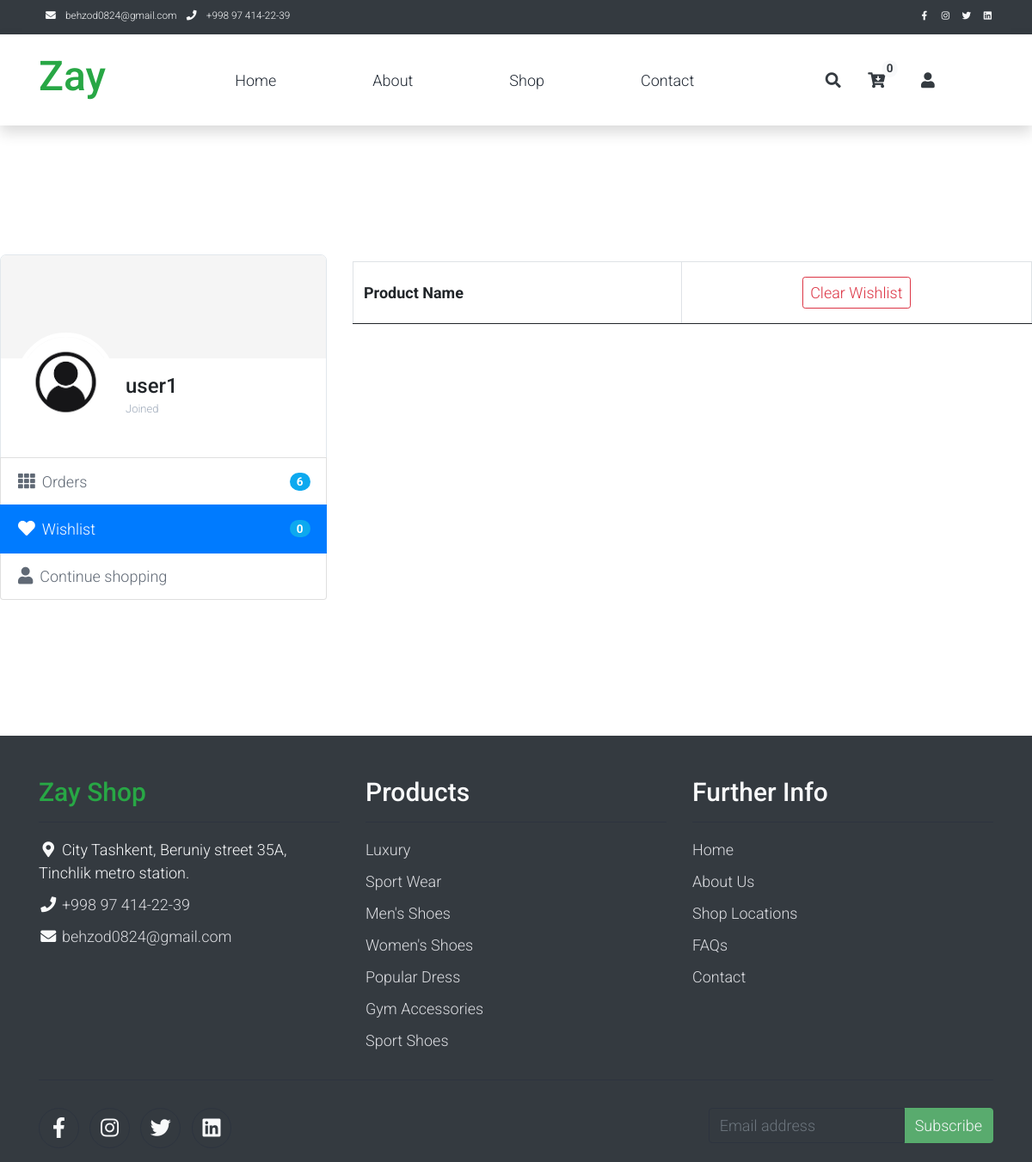
Page /wishlist/ (signed in) on the earlier database version.
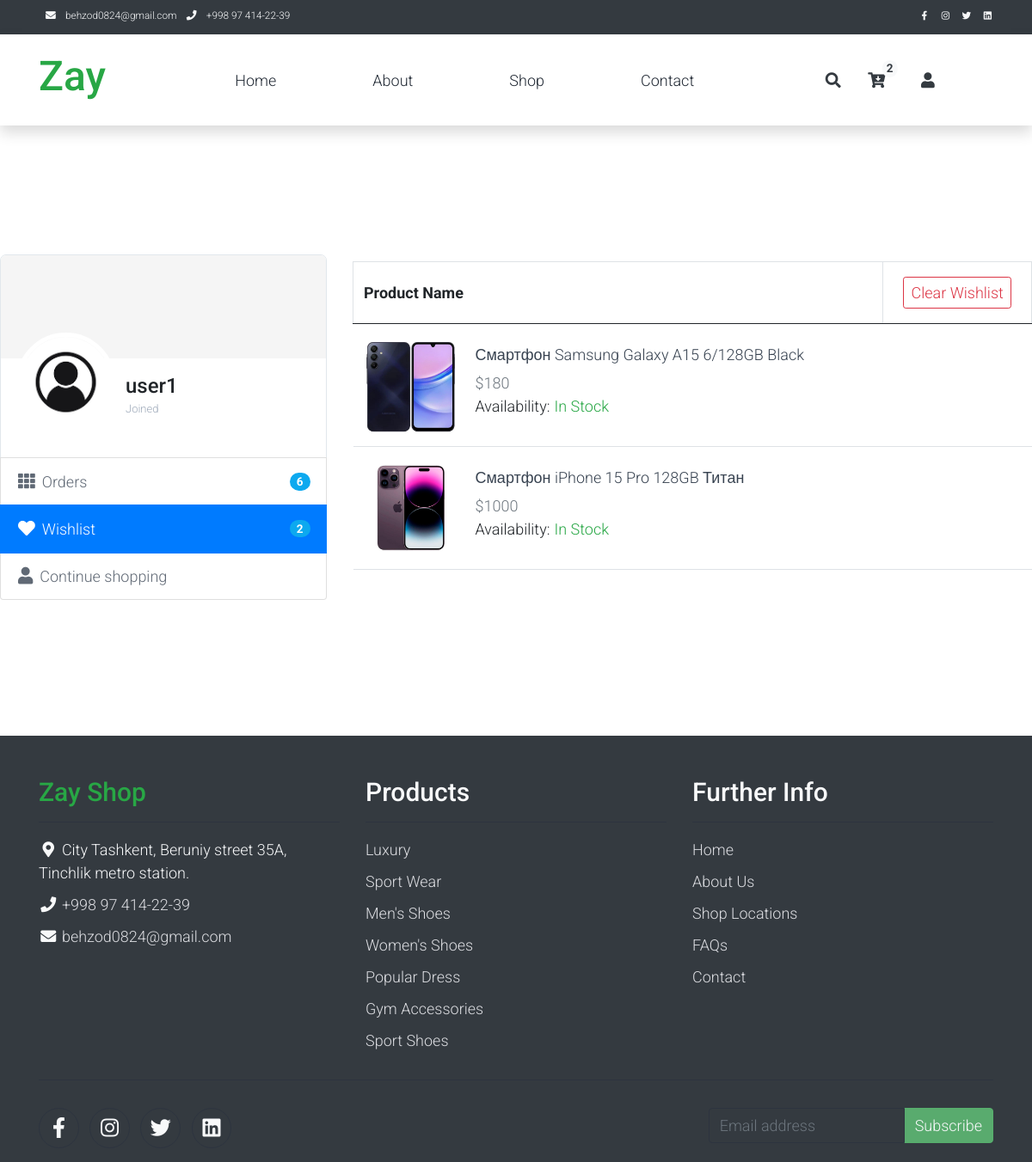
Same page on the later database version.
### apps/models.py (models this page shows, shortened)
class User(AbstractUser):
    image = models.ImageField(upload_to='user/', null=True, blank=True, default='user/user_image.png')

class BaseModel(models.Model):
    created_at = models.DateTimeField(auto_now_add=True)
    updated_at = models.DateTimeField(auto_now=True)
    class Meta:
        abstract = True

class Wishlist(BaseModel):
    user = models.ForeignKey(User, on_delete=models.CASCADE)
    product = models.ForeignKey(Product, on_delete=models.CASCADE)
    @property
    def is_stock(self):
        return self.product.quantity > 0
    def __str__(self) -> str:
        return self.product.name

class Product(BaseModel):
    name = models.CharField(max_length=255)
    price = models.IntegerField(default=0)
    description = models.TextField()
    colors = models.CharField(max_length=255)
    specification = models.TextField()
    quantity = models.IntegerField()
    category = models.ForeignKey('Category', on_delete=models.CASCADE)
    top_seller = models.BooleanField(default=False)
    class Meta:
        verbose_name_plural = 'Products'
        verbose_name = 'Product'
        ordering = ['-created_at']

class ProductImage(BaseModel):
    image = ResizedImageField(size=[800, 800], upload_to='product/', crop=['middle', 'center'],  blank=True, null=True)
    product = models.ForeignKey(Product, on_delete=models.CASCADE, related_name='images')

### apps/views.py (the view)
# urls.py: path('wishlist/', WishListListView.as_view(), name='wishlist'),
class WishListListView(LoginRequiredMixin, ListView):
    template_name = 'wish_list.html'
    model = Wishlist
    context_object_name = 'wishlist'
    def get_context_data(self, **kwargs):
        context = super(ListView, self).get_context_data(**kwargs)
        user = self.request.user.pk
        my_wishlist = Wishlist.objects.filter(user=user)
        context['my_wishlist'] = my_wishlist
        return context
    def get_queryset(self):
        qs = super().get_queryset()
        qs = qs.filter(user=self.request.user)
        print(qs)
        return qs

### templates/wish_list.html (shortened to what this page needs)
{% load static %}
<!DOCTYPE html>
<html lang="en">
<head>
    <link rel="stylesheet" href="{% static 'assets/css/bootstrap.min.css' %}">
    <link rel="stylesheet" href="{% static 'assets/css/templatemo.css' %}">
    <link rel="stylesheet" href="{% static 'assets/css/custom.css' %}">
    <link rel="stylesheet" href="{% static 'assets/css/fontawesome.min.css' %}">
    <link rel="stylesheet" type="text/css" href="{% static 'assets/css/slick.min.css' %}">
    <link rel="stylesheet" type="text/css" href="{% static 'assets/css/slick-theme.css' %}">
    <link rel="stylesheet" href="https://cdn.jsdelivr.net/npm/bootstrap@4.3.1/dist/css/bootstrap.min.css">
    <link href="{% static 'assets/css/wish_list.css' %}" rel="stylesheet">
</head>
<body>
    <nav class="navbar navbar-expand-lg bg-dark navbar-light d-none d-lg-block" id="templatemo_nav_top">
        <div class="container text-light">
            <div class="w-100 d-flex justify-content-between">
                <div>
                    <i class="fa fa-envelope mx-2"></i>
                    <a class="navbar-sm-brand text-light text-decoration-none" href="https://mail.google.com/">behzod0824@gmail.com</a>
                    <i class="fa fa-phone mx-2"></i>
                    <a class="navbar-sm-brand text-light text-decoration-none" href="tel:010-020-0340">+998 97 414-22-39</a>
                </div>
                <div>
                    <a class="text-light" href="https://fb.com/templatemo" target="_blank" rel="sponsored"><i class="fab fa-facebook-f fa-sm fa-fw me-2"></i></a>
                    <a class="text-light" href="https://www.instagram.com/" target="_blank"><i class="fab fa-instagram fa-sm fa-fw me-2"></i></a>
                    <a class="text-light" href="https://twitter.com/" target="_blank"><i class="fab fa-twitter fa-sm fa-fw me-2"></i></a>
                    <a class="text-light" href="https://www.linkedin.com/" target="_blank"><i class="fab fa-linkedin fa-sm fa-fw"></i></a>
                </div>
            </div>
        </div>
    </nav>
    <nav class="navbar navbar-expand-lg navbar-light shadow">
        <div class="container d-flex justify-content-between align-items-center">
            <a class="navbar-brand text-success logo h1 align-self-center" href="{% url 'index' %}">
                Zay
            </a>
            <div class="align-self-center collapse navbar-collapse flex-fill  d-lg-flex justify-content-lg-between" id="templatemo_main_nav">
                <div class="flex-fill">
                    <ul class="nav navbar-nav d-flex justify-content-between mx-lg-auto">
                        <li class="nav-item">
                            <a class="nav-link" href="{% url 'index' %}">Home</a>
                        </li>
                        <li class="nav-item">
                            <a class="nav-link" href="{% url 'about' %}">About</a>
                        </li>
                        <li class="nav-item">
                            <a class="nav-link" href="{% url 'shop' %}">Shop</a>
                        </li>
                        <li class="nav-item">
                            <a class="nav-link" href="{% url 'contact' %}">Contact</a>
                        </li>
                    </ul>
                </div>
                <div class="navbar align-self-center d-flex">
                    <a class="nav-icon d-none d-lg-inline" href="#" data-bs-toggle="modal" data-bs-target="#templatemo_search">
                        <i class="fa fa-fw fa-search text-dark mr-2"></i>
                    </a>
                    <a class="nav-icon position-relative text-decoration-none" href="{% url 'basket' %}">
                        <i class="fa fa-fw fa-cart-arrow-down text-dark mr-1"></i>
                        <span class="position-absolute top-0 left-100 translate-middle badge rounded-pill bg-light text-dark">{{ wishlist.count }}</span>
                    </a>
                    <div class="dropdown">
                      <button class="btn dropdown" type="button" data-bs-toggle="dropdown" >
                        <a class="nav-icon position-relative text-decoration-none" href="#">
                            <i class="fa fa-fw fa-user text-dark mr-3"></i>
                        </a>
                      </button>
                    </div>
                </div>
            </div>
        </div>
    </nav>
<div class="container_wishlist padding-bottom-3x mb-2">
    <div class="row">
        <div class="col-lg-4">
            <aside class="user-info-wrapper">
                <div class="user-cover" style="background-image: url(https://bootdey.com/img/Content/bg1.jpg);">
                </div>
                <div class="user-info">
                    <div class="user-avatar">
                        <a class="edit-avatar" href="#"></a><img src="{{ user.image.url }}" alt="User"></div>
                    <div class="user-data">
                        <h4>{{ user.username }}</h4><span>Joined {{ user.created_at }}</span>
                    </div>
                </div>
            </aside>
            <nav class="list-group">
                <a class="list-group-item with-badge" href="#"><i class=" fa fa-th"></i>Orders<span class="badge badge-primary badge-pill">6</span></a>
                <a class="list-group-item with-badge active" href="#"><i class="fa fa-heart"></i>Wishlist<span class="badge badge-primary badge-pill">{{ wishlist.count }}</span></a>
                <a class="list-group-item btn-danger" href="{%  url 'index' %}"><i class="fa fa-user"></i>Continue shopping</a>
            </nav>
        </div>
        <div class="col-lg-8">
            <div class="table-responsive wishlist-table margin-bottom-none">
                <table class="table">
                    <thead>
                        <tr>
                            <th>Product Name</th>
                            <th class="text-center"><a class="btn btn-sm btn-outline-danger" href="{% url 'wishlist_delete' %}">Clear Wishlist</a></th>
                        </tr>
                    </thead>
                    <tbody>
                        {% for i in my_wishlist %}
                            <tr>
                                <td>
                                    <div class="product-item">
                                        <a class="product-thumb" href="#"><img src="{{ i.product.images.first.image.url }}" alt="Product"></a>
                                        <div class="product-info">
                                            <h4 class="product-title"><a href="#">{{ i.product.name }}</a></h4>
                                            <div class="text-lg text-medium text-muted">${{ i.product.price }}</div>
                                            <div style="display: flex; gap: 5px">Availability:
                                                <div>
                                                    {% if i.is_stock %}
                                                        <div class="d-inline text-success">
                                                            In Stock
                                                        </div>
                                                    {% else %}
                                                        <div class="d-inline" style="color: red">
                                                            Out of stock
                                                        </div>
                                                    {% endif %}
                                                </div>
                                            </div>
                                        </div>
                                    </div>
                                </td>
                                <td class="text-center"><a class="remove-from-cart" href="#" data-toggle="tooltip" title="" data-original-title="Remove item"></a></td>
                            </tr>
                        {% endfor %}
                    </tbody>
                </table>
            </div>
        </div>
    </div>
</div>
    <footer class="bg-dark" id="tempaltemo_footer">
        <div class="container" style="margin-bottom: -25px">
            <div class="row">
                <div class="col-md-4 pt-5">
                    <h2 class="h2 text-success border-bottom pb-3 border-light logo">Zay Shop</h2>
                    <ul class="list-unstyled text-light footer-link-list">
                        <li>
                            <i class="fas fa-map-marker-alt fa-fw"></i>
                            City Tashkent, Beruniy street 35A, Tinchlik metro station.
                        </li>
                        <li>
                            <i class="fa fa-phone fa-fw"></i>
                            <a class="text-decoration-none" href="tel:010-020-0340">+998 97 414-22-39</a>
                        </li>
                        <li>
                            <i class="fa fa-envelope fa-fw"></i>
                            <a class="text-decoration-none" href="mailto:info@company.com">behzod0824@gmail.com</a>
                        </li>
                    </ul>
                </div>
                <div class="col-md-4 pt-5">
                    <h2 class="h2 text-light border-bottom pb-3 border-light">Products</h2>
                    <ul class="list-unstyled text-light footer-link-list">
                        <li><a class="text-decoration-none" href="#">Luxury</a></li>
                        <li><a class="text-decoration-none" href="#">Sport Wear</a></li>
                        <li><a class="text-decoration-none" href="#">Men's Shoes</a></li>
                        <li><a class="text-decoration-none" href="#">Women's Shoes</a></li>
                        <li><a class="text-decoration-none" href="#">Popular Dress</a></li>
                        <li><a class="text-decoration-none" href="#">Gym Accessories</a></li>
                        <li><a class="text-decoration-none" href="#">Sport Shoes</a></li>
                    </ul>
                </div>
                <div class="col-md-4 pt-5">
                    <h2 class="h2 text-light border-bottom pb-3 border-light">Further Info</h2>
                    <ul class="list-unstyled text-light footer-link-list">
                        <li><a class="text-decoration-none" href="{% url 'index' %}">Home</a></li>
                        <li><a class="text-decoration-none" href="{% url 'about' %}">About Us</a></li>
                        <li><a class="text-decoration-none" href="{% url 'contact' %}">Shop Locations</a></li>
                        <li><a class="text-decoration-none" href="#">FAQs</a></li>
                        <li><a class="text-decoration-none" href="{% url 'contact' %}">Contact</a></li>
                    </ul>
                </div>
            </div>
            <div class="row text-light mb-4">
                <div class="col-12 mb-3">
                    <div class="w-100 my-3 border-top border-light"></div>
                </div>
                <div class="col-auto me-auto">
                    <ul class="list-inline text-left footer-icons">
                        <li class="list-inline-item border border-light rounded-circle text-center">
                            <a class="text-light text-decoration-none" target="_blank" href="http://facebook.com/"><i class="fab fa-facebook-f fa-lg fa-fw"></i></a>
                        </li>
                        <li class="list-inline-item border border-light rounded-circle text-center">
                            <a class="text-light text-decoration-none" target="_blank" href="https://www.instagram.com/"><i class="fab fa-instagram fa-lg fa-fw"></i></a>
                        </li>
                        <li class="list-inline-item border border-light rounded-circle text-center">
                            <a class="text-light text-decoration-none" target="_blank" href="https://twitter.com/"><i class="fab fa-twitter fa-lg fa-fw"></i></a>
                        </li>
                        <li class="list-inline-item border border-light rounded-circle text-center">
                            <a class="text-light text-decoration-none" target="_blank" href="https://www.linkedin.com/"><i class="fab fa-linkedin fa-lg fa-fw"></i></a>
                        </li>
                    </ul>
                </div>
                <div class="col-auto">
                    <div class="input-group mb-2">
                        <input type="text" class="form-control bg-dark border-light" id="subscribeEmail" placeholder="Email address">
                        <div class="input-group-text btn-success text-light">Subscribe</div>
                    </div>
                </div>
            </div>
        </div>
    </footer>
</body>
</html>

### apps/static/assets/css/templatemo.css (style rules this page uses)
body, ul, li, p, a, label, input, div { font-family: 'Roboto', sans-serif; font-size: 18px !important; font-weight: 300 !important; }
.h1 { font-family: 'Roboto', sans-serif; font-size: 48px !important; font-weight: 200 !important; }
.h2 { font-family: 'Roboto', sans-serif; font-size: 30px !important; font-weight: 300; }
.logo { font-weight: 500 !important; }
.text-muted { color: #bcbcbc !important; }
.text-success { color: #59ab6e !important; }
.text-light { color: #cfd6e1 !important; }
.bg-dark { background-color: #212934 !important; }
.bg-light { background-color: #e9eef5 !important; }
.btn-success { background-color: #59ab6e !important; border-color: #56ae6c !important; }
#templatemo_nav_top { min-height: 40px; }
#templatemo_nav_top * { font-size: .9em !important; }
#templatemo_main_nav a { color: #212934; }
#templatemo_main_nav .navbar .nav-icon { margin-right: 20px; }
.form-control { border: 1px solid #e8e8e8; }
#tempaltemo_footer a { color: #dcdde1; }
#tempaltemo_footer ul.footer-link-list li { padding-top: 10px; }
#tempaltemo_footer ul.footer-icons li { width: 2.6em; height: 2.6em; line-height: 2.6em; }
#tempaltemo_footer .border-light { border-color: #2d343f !important; }
@media (min-width: 768px) { #templatemo_main_nav .navbar-nav { max-width: 450px; } }
@media (min-width: 992px) { #templatemo_main_nav .navbar-nav { max-width: 550px; } }

Differences in the rows shown:
added Wishlist: product.images.first.image (picture), product.name "Смартфон Samsung Galaxy A15 6/128GB Black", product.price "180", shows "In Stock"
added Wishlist: product.images.first.image (picture), product.name "Смартфон iPhone 15 Pro 128GB Титан", product.price "1000", shows "In Stock"
Other differences:
{{ wishlist.count }}: "0" → "2"
